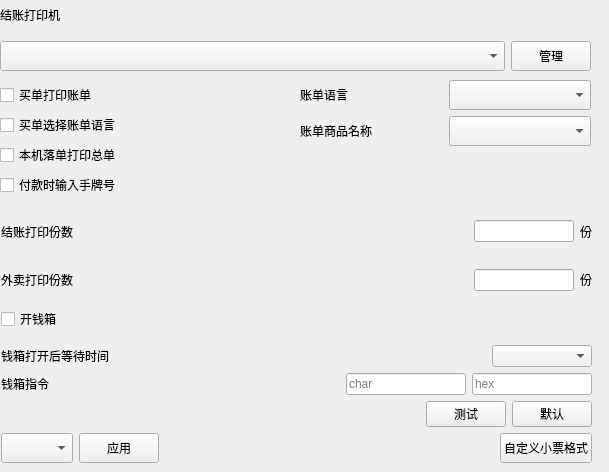
            <widget class="QWidget" name="page_1">
             <widget class="QCheckBox" name="checkBox_pay_print">
              <property name="geometry">
               <rect>
                <x>0</x>
                <y>80</y>
                <width>250</width>
                <height>30</height>
               </rect>
              </property>
              <property name="text">
               <string>买单打印账单</string>
              </property>
             </widget>
             <widget class="QLabel" name="label">
              <property name="geometry">
               <rect>
                <x>0</x>
                <y>0</y>
                <width>591</width>
                <height>30</height>
               </rect>
              </property>
              <property name="styleSheet">
               <string notr="true"/>
              </property>
              <property name="text">
               <string>结账打印机</string>
              </property>
             </widget>
             <widget class="QLabel" name="label_div_1">
              <property name="geometry">
               <rect>
                <x>0</x>
                <y>30</y>
                <width>600</width>
                <height>2</height>
               </rect>
              </property>
              <property name="text">
               <string/>
              </property>
              <property name="outer_stylesheet" stdset="0">
               <string>line_div_h</string>
              </property>
             </widget>
             <widget class="lds_checkbox_wrap" name="checkBox_9">
              <property name="geometry">
               <rect>
                <x>0</x>
                <y>140</y>
                <width>250</width>
                <height>30</height>
               </rect>
              </property>
              <property name="text">
               <string>本机落单打印总单</string>
              </property>
             </widget>
             <widget class="QCheckBox" name="checkBox_pay_select_language">
              <property name="geometry">
               <rect>
                <x>0</x>
                <y>110</y>
                <width>250</width>
                <height>30</height>
               </rect>
              </property>
              <property name="text">
               <string>买单选择账单语言</string>
              </property>
             </widget>
             <widget class="lds_checkbox_wrap" name="checkBox_fukuanshishurushoupai">
              <property name="geometry">
               <rect>
                <x>0</x>
                <y>170</y>
                <width>250</width>
                <height>30</height>
               </rect>
              </property>
              <property name="text">
               <string>付款时输入手牌号</string>
              </property>
             </widget>
             <widget class="QWidget" name="layoutWidget">
              <property name="geometry">
               <rect>
                <x>300</x>
                <y>80</y>
                <width>291</width>
                <height>68</height>
               </rect>
              </property>
              <layout class="QGridLayout" name="gridLayout_3">
               <item row="0" column="0">
                <widget class="QLabel" name="label_11">
                 <property name="text">
                  <string>账单语言</string>
                 </property>
                </widget>
               </item>
               <item row="0" column="1">
                <widget class="lds_ComboBox" name="comboBox_vch_language">
                 <property name="minimumSize">
                  <size>
                   <width>130</width>
                   <height>30</height>
                  </size>
                 </property>
                </widget>
               </item>
               <item row="1" column="0">
                <widget class="QLabel" name="label_12">
                 <property name="text">
                  <string>账单商品名称</string>
                 </property>
                </widget>
               </item>
               <item row="1" column="1">
                <widget class="lds_ComboBox" name="comboBox_vch_dishname_No">
                 <property name="minimumSize">
                  <size>
                   <width>130</width>
                   <height>30</height>
                  </size>
                 </property>
                </widget>
               </item>
              </layout>
             </widget>
             <widget class="QWidget" name="layoutWidget">
              <property name="geometry">
               <rect>
                <x>0</x>
                <y>40</y>
                <width>591</width>
                <height>32</height>
               </rect>
              </property>
              <layout class="QHBoxLayout" name="horizontalLayout_6" stretch="1,0">
               <item>
                <widget class="lds_ComboBox" name="comboBox_printer_name">
                 <property name="minimumSize">
                  <size>
                   <width>0</width>
                   <height>30</height>
                  </size>
                 </property>
                </widget>
               </item>
               <item>
                <widget class="QPushButton" name="pushButton_printer_manager">
                 <property name="minimumSize">
                  <size>
                   <width>0</width>
                   <height>30</height>
                  </size>
                 </property>
                 <property name="text">
                  <string>管理</string>
                 </property>
                </widget>
               </item>
              </layout>
             </widget>
             <widget class="QWidget" name="layoutWidget">
              <property name="geometry">
               <rect>
                <x>1</x>
                <y>210</y>
                <width>591</width>
                <height>253</height>
               </rect>
              </property>
              <layout class="QVBoxLayout" name="verticalLayout_9">
               <item>
                <layout class="QHBoxLayout" name="horizontalLayout_2">
                 <item>
                  <widget class="QLabel" name="label_7">
                   <property name="text">
                    <string>结账打印份数</string>
                   </property>
                  </widget>
                 </item>
                 <item>
                  <spacer name="horizontalSpacer_14">
                   <property name="orientation">
                    <enum>Qt::Horizontal</enum>
                   </property>
                   <property name="sizeHint" stdset="0">
                    <size>
                     <width>40</width>
                     <height>20</height>
                    </size>
                   </property>
                  </spacer>
                 </item>
                 <item>
                  <widget class="QLineEdit" name="lineEdit_pay_print_count">
                   <property name="minimumSize">
                    <size>
                     <width>100</width>
                     <height>0</height>
                    </size>
                   </property>
                   <property name="maximumSize">
                    <size>
                     <width>100</width>
                     <height>16777215</height>
                    </size>
                   </property>
                  </widget>
                 </item>
                 <item>
                  <widget class="QLabel" name="label_8">
                   <property name="text">
                    <string>份</string>
                   </property>
                  </widget>
                 </item>
                </layout>
               </item>
               <item>
                <layout class="QHBoxLayout" name="horizontalLayout_3">
                 <item>
                  <widget class="QLabel" name="label_10">
                   <property name="text">
                    <string>外卖打印份数</string>
                   </property>
                  </widget>
                 </item>
                 <item>
                  <spacer name="horizontalSpacer_15">
                   <property name="orientation">
                    <enum>Qt::Horizontal</enum>
                   </property>
                   <property name="sizeHint" stdset="0">
                    <size>
                     <width>37</width>
                     <height>17</height>
                    </size>
                   </property>
                  </spacer>
                 </item>
                 <item>
                  <widget class="QLineEdit" name="lineEdit_pay_waimai_count">
                   <property name="minimumSize">
                    <size>
                     <width>100</width>
                     <height>0</height>
                    </size>
                   </property>
                   <property name="maximumSize">
                    <size>
                     <width>100</width>
                     <height>16777215</height>
                    </size>
                   </property>
                  </widget>
                 </item>
                 <item>
                  <widget class="QLabel" name="label_9">
                   <property name="text">
                    <string>份</string>
                   </property>
                  </widget>
                 </item>
                </layout>
               </item>
               <item>
                <layout class="QHBoxLayout" name="horizontalLayout_4">
                 <item>
                  <widget class="QCheckBox" name="checkBox_drawer">
                   <property name="styleSheet">
                    <string notr="true"/>
                   </property>
                   <property name="text">
                    <string>开钱箱</string>
                   </property>
                  </widget>
                 </item>
                 <item>
                  <spacer name="horizontalSpacer_16">
                   <property name="orientation">
                    <enum>Qt::Horizontal</enum>
                   </property>
                   <property name="sizeHint" stdset="0">
                    <size>
                     <width>37</width>
                     <height>17</height>
                    </size>
                   </property>
                  </spacer>
                 </item>
                </layout>
               </item>
               <item>
                <widget class="QLabel" name="label_div_2">
                 <property name="minimumSize">
                  <size>
                   <width>0</width>
                   <height>2</height>
                  </size>
                 </property>
                 <property name="maximumSize">
                  <size>
                   <width>16777215</width>
                   <height>2</height>
                  </size>
                 </property>
                 <property name="text">
                  <string/>
                 </property>
                 <property name="outer_stylesheet" stdset="0">
                  <string>line_div_h</string>
                 </property>
                </widget>
               </item>
               <item>
                <layout class="QHBoxLayout" name="horizontalLayout_5">
                 <item>
                  <widget class="QLabel" name="label_14">
                   <property name="styleSheet">
                    <string notr="true"/>
                   </property>
                   <property name="text">
                    <string>钱箱打开后等待时间</string>
                   </property>
                  </widget>
                 </item>
                 <item>
                  <spacer name="horizontalSpacer_17">
                   <property name="orientation">
                    <enum>Qt::Horizontal</enum>
                   </property>
                   <property name="sizeHint" stdset="0">
                    <size>
                     <width>37</width>
                     <height>17</height>
                    </size>
                   </property>
                  </spacer>
                 </item>
                 <item>
                  <widget class="lds_ComboBox" name="comboBox_drawer_timeout">
                   <property name="minimumSize">
                    <size>
                     <width>100</width>
                     <height>0</height>
                    </size>
                   </property>
                  </widget>
                 </item>
                </layout>
               </item>
               <item>
                <layout class="QHBoxLayout" name="horizontalLayout_21">
                 <item>
                  <widget class="QLabel" name="label_13">
                   <property name="styleSheet">
                    <string notr="true"/>
                   </property>
                   <property name="text">
                    <string>钱箱指令</string>
                   </property>
                  </widget>
                 </item>
                 <item>
                  <spacer name="horizontalSpacer_18">
                   <property name="orientation">
                    <enum>Qt::Horizontal</enum>
                   </property>
                   <property name="sizeHint" stdset="0">
                    <size>
                     <width>37</width>
                     <height>17</height>
                    </size>
                   </property>
                  </spacer>
                 </item>
                 <item>
                  <widget class="QLineEdit" name="lineEdit_drawer_char">
                   <property name="minimumSize">
                    <size>
                     <width>120</width>
                     <height>0</height>
                    </size>
                   </property>
                   <property name="maximumSize">
                    <size>
                     <width>120</width>
                     <height>16777215</height>
                    </size>
                   </property>
                   <property name="placeholderText">
                    <string>char</string>
                   </property>
                  </widget>
                 </item>
                 <item>
                  <widget class="QLineEdit" name="lineEdit_drawer_hex">
                   <property name="minimumSize">
                    <size>
                     <width>120</width>
                     <height>0</height>
                    </size>
                   </property>
                   <property name="maximumSize">
                    <size>
                     <width>120</width>
                     <height>16777215</height>
                    </size>
                   </property>
                   <property name="placeholderText">
                    <string>hex</string>
                   </property>
                  </widget>
                 </item>
                </layout>
               </item>
               <item>
                <layout class="QHBoxLayout" name="horizontalLayout_22">
                 <item>
                  <spacer name="horizontalSpacer_19">
                   <property name="orientation">
                    <enum>Qt::Horizontal</enum>
                   </property>
                   <property name="sizeHint" stdset="0">
                    <size>
                     <width>37</width>
                     <height>17</height>
                    </size>
                   </property>
                  </spacer>
                 </item>
                 <item>
                  <widget class="QPushButton" name="pushButton_drawer_test">
                   <property name="text">
                    <string>测试</string>
                   </property>
                  </widget>
                 </item>
                 <item>
                  <widget class="QPushButton" name="pushButton_drawer_def">
                   <property name="text">
                    <string>默认</string>
                   </property>
                  </widget>
                 </item>
                </layout>
               </item>
               <item>
                <layout class="QHBoxLayout" name="horizontalLayout_23">
                 <item>
                  <widget class="QComboBox" name="comboBox_print_formate_def">
                   <property name="minimumSize">
                    <size>
                     <width>0</width>
                     <height>30</height>
                    </size>
                   </property>
                  </widget>
                 </item>
                 <item>
                  <widget class="QPushButton" name="pushButton_import">
                   <property name="minimumSize">
                    <size>
                     <width>0</width>
                     <height>30</height>
                    </size>
                   </property>
                   <property name="text">
                    <string>应用</string>
                   </property>
                  </widget>
                 </item>
                 <item>
                  <spacer name="horizontalSpacer_20">
                   <property name="orientation">
                    <enum>Qt::Horizontal</enum>
                   </property>
                   <property name="sizeHint" stdset="0">
                    <size>
                     <width>37</width>
                     <height>17</height>
                    </size>
                   </property>
                  </spacer>
                 </item>
                 <item>
                  <widget class="QPushButton" name="pushButton_bill">
                   <property name="minimumSize">
                    <size>
                     <width>0</width>
                     <height>30</height>
                    </size>
                   </property>
                   <property name="text">
                    <string>自定义小票格式</string>
                   </property>
                  </widget>
                 </item>
                </layout>
               </item>
              </layout>
             </widget>
            </widget>
